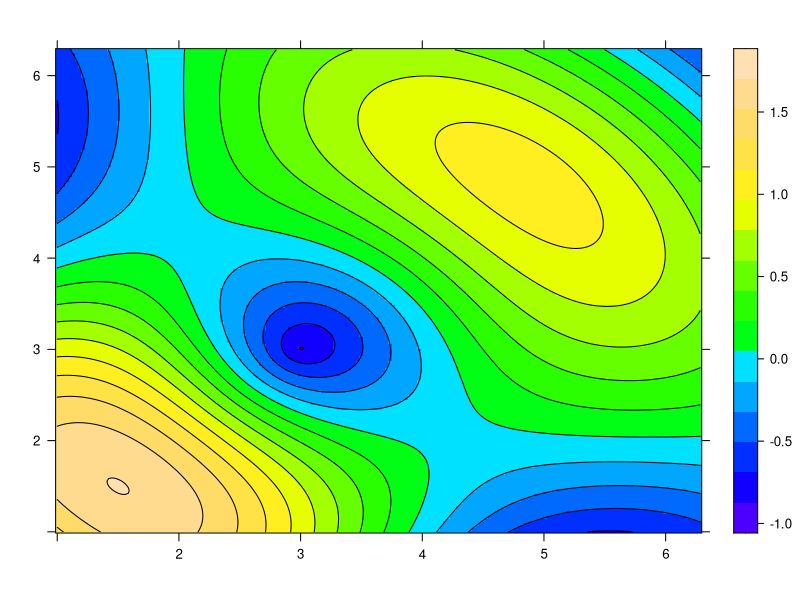

Write the R code that produced this figure.
library("lattice")

x <- seq(1.0, 2*pi, length.out=200)
y <- seq(1.0, 2*pi, length.out=200)

r1 <- as.vector(sqrt(outer(x^2, y^2, "+")))
r2 <- as.vector(sqrt(outer((x-3)^2, (y-3)^2, "+")))

grid <- expand.grid(x=x, y=y)
grid$z <- sin(r1) + sin(r2)

levelplot(z ~ x*y,
          data=grid,
          xlab="",
          ylab="",
          main="",
          contour=TRUE,
          col.regions = topo.colors(200))
